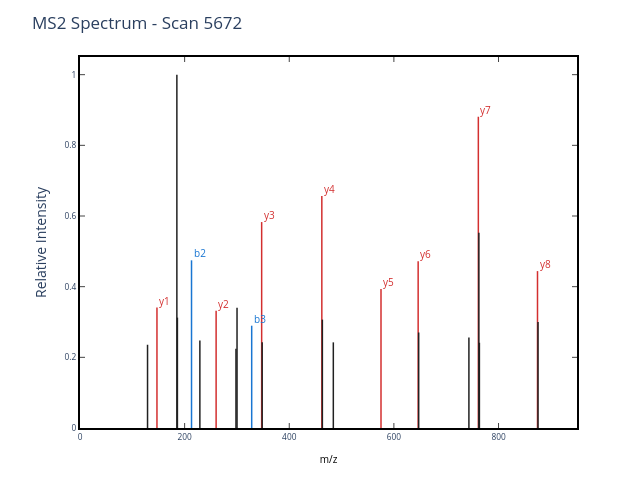

Notebook cell for this chart:
### Code cell
# Example: plot the annotated MS2 spectrum from scan 5672
plot_MS2(example_ms2, title='MS2 Spectrum - Scan 5672')

### Figure 1 — Plotly figure (JSON) as saved in the notebook; plotly's stock layout.template omitted (floating-point values rounded to 4 significant figures)
{"data": [{"line": {"color": "rgba (33, 33, 33, 1)", "dash": "solid", "width": 1.5}, "mode": "lines", "name": "_child1", "type": "scatter", "x": [129.1, 129.1], "xaxis": "x", "y": [0, 0.2356], "yaxis": "y"}, {"line": {"color": "rgba (211, 47, 47, 1)", "dash": "solid", "width": 1.5}, "mode": "lines", "name": "_child3", "type": "scatter", "x": [147.1, 147.1], "xaxis": "x", "y": [0, 0.3408], "yaxis": "y"}, {"line": {"color": "rgba (33, 33, 33, 1)", "dash": "solid", "width": 1.5}, "mode": "lines", "name": "_child5", "type": "scatter", "x": [185.2, 185.2], "xaxis": "x", "y": [0, 1], "yaxis": "y"}, {"line": {"color": "rgba (33, 33, 33, 1)", "dash": "solid", "width": 1.5}, "mode": "lines", "name": "_child7", "type": "scatter", "x": [186.2, 186.2], "xaxis": "x", "y": [0, 0.3124], "yaxis": "y"}, {"line": {"color": "rgba (25, 118, 210, 1)", "dash": "solid", "width": 1.5}, "mode": "lines", "name": "_child9", "type": "scatter", "x": [213.2, 213.2], "xaxis": "x", "y": [0, 0.4746], "yaxis": "y"}, {"line": {"color": "rgba (33, 33, 33, 1)", "dash": "solid", "width": 1.5}, "mode": "lines", "name": "_child11", "type": "scatter", "x": [229.1, 229.1], "xaxis": "x", "y": [0, 0.2473], "yaxis": "y"}, {"line": {"color": "rgba (211, 47, 47, 1)", "dash": "solid", "width": 1.5}, "mode": "lines", "name": "_child13", "type": "scatter", "x": [260.2, 260.2], "xaxis": "x", "y": [0, 0.3318], "yaxis": "y"}, {"line": {"color": "rgba (33, 33, 33, 1)", "dash": "solid", "width": 1.5}, "mode": "lines", "name": "_child15", "type": "scatter", "x": [298.1, 298.1], "xaxis": "x", "y": [0, 0.2245], "yaxis": "y"}, {"line": {"color": "rgba (33, 33, 33, 1)", "dash": "solid", "width": 1.5}, "mode": "lines", "name": "_child17", "type": "scatter", "x": [300.2, 300.2], "xaxis": "x", "y": [0, 0.3405], "yaxis": "y"}, {"line": {"color": "rgba (25, 118, 210, 1)", "dash": "solid", "width": 1.5}, "mode": "lines", "name": "_child19", "type": "scatter", "x": [328.2, 328.2], "xaxis": "x", "y": [0, 0.2895], "yaxis": "y"}, {"line": {"color": "rgba (211, 47, 47, 1)", "dash": "solid", "width": 1.5}, "mode": "lines", "name": "_child21", "type": "scatter", "x": [347.2, 347.2], "xaxis": "x", "y": [0, 0.5829], "yaxis": "y"}, {"line": {"color": "rgba (33, 33, 33, 1)", "dash": "solid", "width": 1.5}, "mode": "lines", "name": "_child23", "type": "scatter", "x": [348.2, 348.2], "xaxis": "x", "y": [0, 0.2427], "yaxis": "y"}, {"line": {"color": "rgba (211, 47, 47, 1)", "dash": "solid", "width": 1.5}, "mode": "lines", "name": "_child25", "type": "scatter", "x": [462.3, 462.3], "xaxis": "x", "y": [0, 0.6565], "yaxis": "y"}, {"line": {"color": "rgba (33, 33, 33, 1)", "dash": "solid", "width": 1.5}, "mode": "lines", "name": "_child27", "type": "scatter", "x": [463.3, 463.3], "xaxis": "x", "y": [0, 0.3068], "yaxis": "y"}, {"line": {"color": "rgba (33, 33, 33, 1)", "dash": "solid", "width": 1.5}, "mode": "lines", "name": "_child29", "type": "scatter", "x": [484.2, 484.2], "xaxis": "x", "y": [0, 0.2424], "yaxis": "y"}, {"line": {"color": "rgba (211, 47, 47, 1)", "dash": "solid", "width": 1.5}, "mode": "lines", "name": "_child31", "type": "scatter", "x": [575.3, 575.3], "xaxis": "x", "y": [0, 0.3936], "yaxis": "y"}, {"line": {"color": "rgba (211, 47, 47, 1)", "dash": "solid", "width": 1.5}, "mode": "lines", "name": "_child33", "type": "scatter", "x": [646.4, 646.4], "xaxis": "x", "y": [0, 0.472], "yaxis": "y"}, {"line": {"color": "rgba (33, 33, 33, 1)", "dash": "solid", "width": 1.5}, "mode": "lines", "name": "_child35", "type": "scatter", "x": [647.4, 647.4], "xaxis": "x", "y": [0, 0.2703], "yaxis": "y"}, {"line": {"color": "rgba (33, 33, 33, 1)", "dash": "solid", "width": 1.5}, "mode": "lines", "name": "_child37", "type": "scatter", "x": [743.4, 743.4], "xaxis": "x", "y": [0, 0.2564], "yaxis": "y"}, {"line": {"color": "rgba (211, 47, 47, 1)", "dash": "solid", "width": 1.5}, "mode": "lines", "name": "_child39", "type": "scatter", "x": [761.4, 761.4], "xaxis": "x", "y": [0, 0.8811], "yaxis": "y"}, {"line": {"color": "rgba (33, 33, 33, 1)", "dash": "solid", "width": 1.5}, "mode": "lines", "name": "_child41", "type": "scatter", "x": [762.4, 762.4], "xaxis": "x", "y": [0, 0.5524], "yaxis": "y"}, {"line": {"color": "rgba (33, 33, 33, 1)", "dash": "solid", "width": 1.5}, "mode": "lines", "name": "_child43", "type": "scatter", "x": [763.4, 763.4], "xaxis": "x", "y": [0, 0.2412], "yaxis": "y"}, {"line": {"color": "rgba (211, 47, 47, 1)", "dash": "solid", "width": 1.5}, "mode": "lines", "name": "_child45", "type": "scatter", "x": [874.5, 874.5], "xaxis": "x", "y": [0, 0.444], "yaxis": "y"}, {"line": {"color": "rgba (33, 33, 33, 1)", "dash": "solid", "width": 1.5}, "mode": "lines", "name": "_child47", "type": "scatter", "x": [875.5, 875.5], "xaxis": "x", "y": [0, 0.2997], "yaxis": "y"}], "layout": {"annotations": [{"align": "left", "font": {"color": "#D32F2F", "size": 10}, "opacity": 1, "showarrow": false, "text": "y1", "x": 147.1, "xanchor": "left", "xref": "x", "y": 0.3608, "yanchor": "middle", "yref": "y"}, {"align": "left", "font": {"color": "#1976D2", "size": 10}, "opacity": 1, "showarrow": false, "text": "b2", "x": 213.2, "xanchor": "left", "xref": "x", "y": 0.4946, "yanchor": "middle", "yref": "y"}, {"align": "left", "font": {"color": "#D32F2F", "size": 10}, "opacity": 1, "showarrow": false, "text": "y2", "x": 260.2, "xanchor": "left", "xref": "x", "y": 0.3518, "yanchor": "middle", "yref": "y"}, {"align": "left", "font": {"color": "#1976D2", "size": 10}, "opacity": 1, "showarrow": false, "text": "b3", "x": 328.2, "xanchor": "left", "xref": "x", "y": 0.3095, "yanchor": "middle", "yref": "y"}, {"align": "left", "font": {"color": "#D32F2F", "size": 10}, "opacity": 1, "showarrow": false, "text": "y3", "x": 347.2, "xanchor": "left", "xref": "x", "y": 0.6029, "yanchor": "middle", "yref": "y"}, {"align": "left", "font": {"color": "#D32F2F", "size": 10}, "opacity": 1, "showarrow": false, "text": "y4", "x": 462.3, "xanchor": "left", "xref": "x", "y": 0.6765, "yanchor": "middle", "yref": "y"}, {"align": "left", "font": {"color": "#D32F2F", "size": 10}, "opacity": 1, "showarrow": false, "text": "y5", "x": 575.3, "xanchor": "left", "xref": "x", "y": 0.4136, "yanchor": "middle", "yref": "y"}, {"align": "left", "font": {"color": "#D32F2F", "size": 10}, "opacity": 1, "showarrow": false, "text": "y6", "x": 646.4, "xanchor": "left", "xref": "x", "y": 0.492, "yanchor": "middle", "yref": "y"}, {"align": "left", "font": {"color": "#D32F2F", "size": 10}, "opacity": 1, "showarrow": false, "text": "y7", "x": 761.4, "xanchor": "left", "xref": "x", "y": 0.9011, "yanchor": "middle", "yref": "y"}, {"align": "left", "font": {"color": "#D32F2F", "size": 10}, "opacity": 1, "showarrow": false, "text": "y8", "x": 874.5, "xanchor": "left", "xref": "x", "y": 0.464, "yanchor": "middle", "yref": "y"}], "autosize": false, "height": 480, "hovermode": "closest", "margin": {"b": 52, "l": 80, "pad": 0, "r": 63, "t": 57}, "plot_bgcolor": "white", "showlegend": false, "title": {"text": "MS2 Spectrum - Scan 5672"}, "width": 640, "xaxis": {"anchor": "y", "domain": [0, 1], "linecolor": "black", "linewidth": 2, "mirror": "ticks", "nticks": 6, "range": [0, 950], "showgrid": true, "showline": true, "side": "bottom", "tickfont": {"size": 8.33}, "ticks": "inside", "title": {"font": {"color": "#000000", "size": 10}, "text": "m/z"}, "type": "linear", "zeroline": false}, "yaxis": {"anchor": "x", "domain": [0, 1], "linecolor": "black", "linewidth": 2, "mirror": "ticks", "nticks": 6, "range": [0, 1.05], "showgrid": true, "showline": true, "side": "left", "tickfont": {"size": 8.33}, "ticks": "inside", "title": {"text": "Relative Intensity"}, "type": "linear", "zeroline": false}}}
